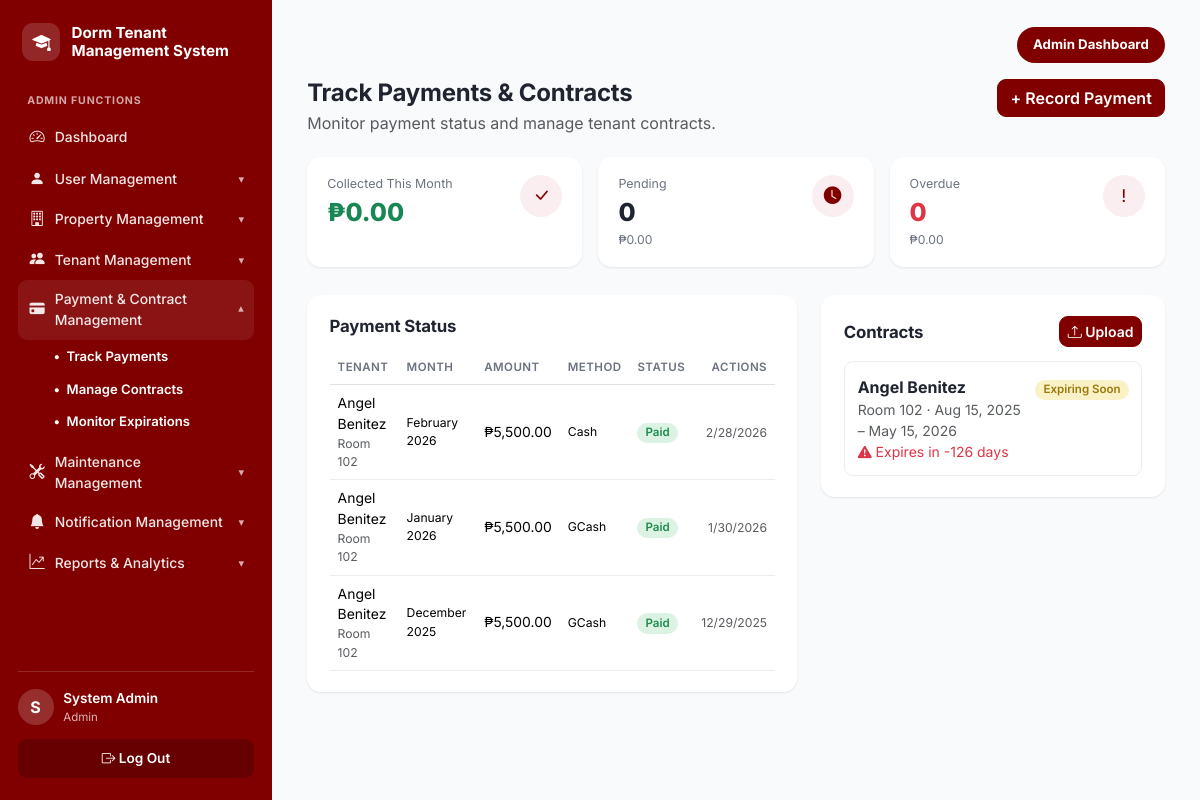
/admin/payments.php (signed in), run on the app's committed database.
### tables this page shows
CREATE TABLE payments (
  payment_id        INT UNSIGNED AUTO_INCREMENT PRIMARY KEY,
  contract_id       INT UNSIGNED NOT NULL,
  tenant_id         INT UNSIGNED NOT NULL,
  payment_amount    DECIMAL(10,2) NOT NULL,
  payment_for_month VARCHAR(20)  DEFAULT NULL,   
  payment_date      DATE DEFAULT NULL,
  due_date          DATE DEFAULT NULL,
  payment_status    ENUM('Pending','Paid','Overdue') NOT NULL DEFAULT 'Pending',
  payment_method    VARCHAR(50) DEFAULT NULL,      
  reference_no      VARCHAR(100) DEFAULT NULL,
  paymongo_checkout_id VARCHAR(100) DEFAULT NULL,  
  receipt_file      VARCHAR(255) DEFAULT NULL,
  reminder_sent     BOOLEAN NOT NULL DEFAULT FALSE,
  created_at        TIMESTAMP NOT NULL DEFAULT CURRENT_TIMESTAMP,
  CONSTRAINT fk_payment_contract FOREIGN KEY (contract_id) REFERENCES contracts(contract_id) ON DELETE CASCADE,
  CONSTRAINT fk_payment_tenant   FOREIGN KEY (tenant_id)   REFERENCES tenants(tenant_id) ON DELETE CASCADE,
  INDEX idx_payment_status (payment_status),
  INDEX idx_payment_due (due_date)
);

CREATE TABLE users (
  user_id       INT UNSIGNED AUTO_INCREMENT PRIMARY KEY,
  first_name    VARCHAR(50)  NOT NULL,
  last_name     VARCHAR(50)  NOT NULL,
  email         VARCHAR(100) NOT NULL,
  password_hash VARCHAR(255) NOT NULL,
  reset_otp         VARCHAR(10) DEFAULT NULL,
  reset_otp_expires DATETIME DEFAULT NULL,
  password_changed_at DATETIME DEFAULT NULL,
  age           TINYINT UNSIGNED DEFAULT NULL,
  phone         VARCHAR(20)  DEFAULT NULL,
  role          ENUM('admin','tenant') NOT NULL DEFAULT 'tenant',
  is_active     BOOLEAN NOT NULL DEFAULT TRUE,
  last_login    DATETIME DEFAULT NULL,
  date_created  TIMESTAMP NOT NULL DEFAULT CURRENT_TIMESTAMP,
  UNIQUE KEY uq_users_email (email),
  INDEX idx_users_role (role)
);

CREATE TABLE dorm_rooms (
  room_id      INT UNSIGNED AUTO_INCREMENT PRIMARY KEY,
  room_number  VARCHAR(10)  NOT NULL,
  room_type    VARCHAR(50)  NOT NULL,         
  capacity     TINYINT UNSIGNED NOT NULL DEFAULT 1,
  monthly_rate DECIMAL(10,2) NOT NULL,
  floor_number TINYINT NOT NULL DEFAULT 1,
  status       ENUM('Available','Occupied','Under Maintenance','Reserved')
               NOT NULL DEFAULT 'Available',
  description  TEXT,
  date_added   TIMESTAMP NOT NULL DEFAULT CURRENT_TIMESTAMP,
  UNIQUE KEY uq_room_number (room_number),
  INDEX idx_room_status (status),
  INDEX idx_room_type (room_type)
);

CREATE TABLE contracts (
  contract_id      INT UNSIGNED AUTO_INCREMENT PRIMARY KEY,
  tenant_id        INT UNSIGNED NOT NULL,
  room_id          INT UNSIGNED NOT NULL,
  monthly_rent     DECIMAL(10,2) NOT NULL,
  security_deposit DECIMAL(10,2) NOT NULL DEFAULT 0,
  contract_start   DATE NOT NULL,
  contract_end     DATE NOT NULL,
  contract_status  ENUM('Active','Expiring Soon','Expired','Terminated')
                   NOT NULL DEFAULT 'Active',
  contract_file    VARCHAR(255) DEFAULT NULL,  
  created_at       TIMESTAMP NOT NULL DEFAULT CURRENT_TIMESTAMP,
  CONSTRAINT fk_contract_tenant FOREIGN KEY (tenant_id) REFERENCES tenants(tenant_id) ON DELETE CASCADE,
  CONSTRAINT fk_contract_room   FOREIGN KEY (room_id)   REFERENCES dorm_rooms(room_id),
  INDEX idx_contract_status (contract_status),
  INDEX idx_contract_end (contract_end)
);

### includes/functions.php (called while the page is built, shortened)
<?php
function clean(?string $value): string
{
    return htmlspecialchars(trim($value ?? ''), ENT_QUOTES, 'UTF-8');
}
function paginate(PDO $db, string $baseSql, string $countSql, array $params = [], int $perPage = 12): array
{
    $countStmt = $db->prepare($countSql);
    $countStmt->execute($params);
    $total = (int) $countStmt->fetch()['c'];
    $totalPages = max(1, (int) ceil($total / $perPage));
    $page = max(1, min($totalPages, (int) ($_GET['page'] ?? 1)));
    $offset = ($page - 1) * $perPage;
    $stmt = $db->prepare($baseSql . " LIMIT {$perPage} OFFSET {$offset}");
    $stmt->execute($params);
    return ['rows' => $stmt->fetchAll(), 'page' => $page, 'totalPages' => $totalPages, 'total' => $total];
}
function peso($amount): string
{
    return '₱' . number_format((float) $amount, 2);
}
function status_badge_class(string $status): string
{
    $map = [
        'Active'      => 'info',
        'Paid'        => 'success',
        'Approved'    => 'success',
        'Completed'   => 'success',
        'Available'   => 'success',
        'Pending'     => 'warning',
        'Ongoing'     => 'info',
        'Reserved'    => 'info',
        'Expiring Soon' => 'warning',
        'Overdue'     => 'danger',
        'Evicted'     => 'danger',
        'Rejected'    => 'danger',
        'Expired'     => 'danger',
        'Terminated'  => 'danger',
        'Occupied'    => 'secondary',
        'Checked Out' => 'secondary',
        'Under Maintenance' => 'secondary',
    ];
    return $map[$status] ?? 'secondary';
}
function days_until(string $date): int
{
    $target = new DateTime($date);
    $today  = new DateTime('today');
    return (int) $today->diff($target)->format('%r%a');
}

### admin/payments.php (the view, shortened to what this page needs)
<?php
$db = get_db();
$paidTotal = (float) $db->query("SELECT COALESCE(SUM(payment_amount),0) t FROM payments WHERE payment_status='Paid' AND MONTH(payment_date)=MONTH(CURDATE())")->fetch()['t'];
$pending   = $db->query("SELECT COUNT(*) c, COALESCE(SUM(payment_amount),0) t FROM payments WHERE payment_status='Pending'")->fetch();
$overdue   = $db->query("SELECT COUNT(*) c, COALESCE(SUM(payment_amount),0) t FROM payments WHERE payment_status='Overdue'")->fetch();
$paymentsResult = paginate(
    $db,
    "SELECT p.*, u.first_name, u.last_name, r.room_number
     FROM payments p
     JOIN tenants t ON t.tenant_id = p.tenant_id
     JOIN users u ON u.user_id = t.user_id
     LEFT JOIN dorm_rooms r ON r.room_id = t.room_id
     ORDER BY FIELD(p.payment_status,'Pending','Overdue','Paid'), p.due_date DESC",
    "SELECT COUNT(*) c FROM payments",
    [],
    15
);
$payments = $paymentsResult['rows'];
$contracts = $db->query("
    SELECT c.*, u.first_name, u.last_name, r.room_number
    FROM contracts c
    JOIN tenants t ON t.tenant_id = c.tenant_id
    JOIN users u ON u.user_id = t.user_id
    JOIN dorm_rooms r ON r.room_id = c.room_id
    ORDER BY c.contract_end ASC
    LIMIT 30
")->fetchAll();
include __DIR__ . '/../includes/header.php';
?>
<div class="page-header">
  <div><h1>Track Payments &amp; Contracts</h1><p class="text-muted">Monitor payment status and manage tenant contracts.</p></div>
  <div>
    <button type="button" class="btn btn-maroon" data-bs-toggle="modal" data-bs-target="#paymentModal">+ Record Payment</button>
  </div>
</div>
<div class="stat-grid stat-grid-3">
  <div class="stat-card"><div class="stat-card-body"><div class="stat-label">Collected This Month</div><div class="stat-value text-success"><?= peso($paidTotal) ?></div></div><div class="stat-icon stat-icon-outline"><i class="bi bi-check-lg"></i></div></div>
  <div class="stat-card"><div class="stat-card-body"><div class="stat-label">Pending</div><div class="stat-value"><?= $pending['c'] ?></div><div class="stat-sub"><?= peso($pending['t']) ?></div></div><div class="stat-icon stat-icon-outline"><i class="bi bi-clock-fill"></i></div></div>
  <div class="stat-card"><div class="stat-card-body"><div class="stat-label">Overdue</div><div class="stat-value text-danger"><?= $overdue['c'] ?></div><div class="stat-sub"><?= peso($overdue['t']) ?></div></div><div class="stat-icon stat-icon-outline">!</div></div>
</div>
<div class="row g-4 mt-1">
  <div class="col-lg-7">
    <div class="panel" id="payments">
      <div class="panel-header"><h2>Payment Status</h2></div>
      <div class="table-responsive">
        <table class="table app-table align-middle">
          <thead><tr><th>Tenant</th><th>Month</th><th>Amount</th><th>Method</th><th>Status</th><th class="text-end">Actions</th></tr></thead>
          <tbody>
          <?php foreach ($payments as $p): ?>
            <tr>
              <td><?= clean($p['first_name'] . ' ' . $p['last_name']) ?><div class="text-muted small"><?= $p['room_number'] ? 'Room ' . clean($p['room_number']) : '' ?></div></td>
              <td class="small"><?= clean($p['payment_for_month'] ?: '—') ?></td>
              <td><?= peso($p['payment_amount']) ?></td>
              <td class="small">
                <?php if (str_starts_with((string) $p['payment_method'], 'PayMongo')): ?>
                  <span class="badge badge-info"><i class="bi bi-credit-card-fill"></i> <?= clean($p['payment_method']) ?></span>
                <?php else: ?>
                  <?= clean($p['payment_method'] ?: '—') ?>
                <?php endif; ?>
              </td>
              <td><span class="badge badge-<?= status_badge_class($p['payment_status']) ?>"><?= clean($p['payment_status']) ?></span></td>
              <td class="text-end">
                <?php if ($p['payment_status'] !== 'Paid'): ?>
                  <form method="post" class="d-inline"><?= csrf_field() ?><input type="hidden" name="action" value="verify_payment"><input type="hidden" name="payment_id" value="<?= $p['payment_id'] ?>"><input type="hidden" name="new_status" value="Paid"><button class="btn btn-sm btn-maroon">Mark Paid</button></form>
                <?php else: ?>
                  <span class="text-muted small"><?= clean(date('n/j/Y', strtotime($p['payment_date']))) ?></span>
                <?php endif; ?>
              </td>
            </tr>
          <?php endforeach; ?>
          </tbody>
        </table>
      </div>
    </div>
  </div>
  <div class="col-lg-5">
    <div class="panel" id="contracts">
      <div class="panel-header"><h2>Contracts</h2><button type="button" class="btn btn-sm btn-maroon" data-bs-toggle="modal" data-bs-target="#contractModal"><i class="bi bi-upload"></i> Upload</button></div>
      <div class="contract-list">
        <?php foreach ($contracts as $c):
          $daysLeft = days_until($c['contract_end']);
          $isExpiring = $c['contract_status'] === 'Active' && $daysLeft <= 30;
        ?>
          <div class="contract-item">
            <div>
              <strong><?= clean($c['first_name'] . ' ' . $c['last_name']) ?></strong>
              <div class="text-muted small">Room <?= clean($c['room_number']) ?> · <?= clean(date('M j, Y', strtotime($c['contract_start']))) ?> – <?= clean(date('M j, Y', strtotime($c['contract_end']))) ?></div>
              <?php if ($isExpiring): ?><div class="text-danger small"><i class="bi bi-exclamation-triangle-fill"></i> Expires in <?= $daysLeft ?> day<?= $daysLeft === 1 ? '' : 's' ?></div><?php endif; ?>
            </div>
            <div class="text-end">
              <span class="badge badge-<?= status_badge_class($isExpiring ? 'Expiring Soon' : $c['contract_status']) ?>"><?= $isExpiring ? 'Expiring Soon' : clean($c['contract_status']) ?></span>
            </div>
          </div>
        <?php endforeach; ?>
      </div>
    </div>
  </div>
</div>
<?php
include __DIR__ . '/../includes/footer.php';
?>

### data on the page
payments: users.first_name+last_name "Angel Benitez", dorm_rooms.room_number "102", payment_for_month "February 2026", payment_amount "₱5,500.00", payment_method "Cash", payment_status "Paid", payment_date "2/28/2026"
payments: users.first_name+last_name "Angel Benitez", dorm_rooms.room_number "102", payment_for_month "January 2026", payment_amount "₱5,500.00", payment_method "GCash", payment_status "Paid", payment_date "1/30/2026"
payments: users.first_name+last_name "Angel Benitez", dorm_rooms.room_number "102", payment_for_month "December 2025", payment_amount "₱5,500.00", payment_method "GCash", payment_status "Paid", payment_date "12/29/2025"
contracts: users.first_name+last_name "Angel Benitez", room.room_number "102", contract_start "Aug 15, 2025", contract_end "May 15, 2026", contract_end "-126", contract_status "Expiring Soon"

### other printed values
$label "User Management"
$label "Property Management"
$label "Tenant Management"
$label "Payment & Contract Management"
$subLabel "Track Payments"
$subLabel "Manage Contracts"
$subLabel "Monitor Expirations"
$label "Maintenance Management"
$label "Notification Management"
$label "Reports & Analytics"
substr($_SESSION['first_name'] ?? '?', 0, 1) "S"
$role "Admin"
peso($paidTotal) "₱0.00"
$pending['c'] "0"
peso($pending['t']) "₱0.00"
